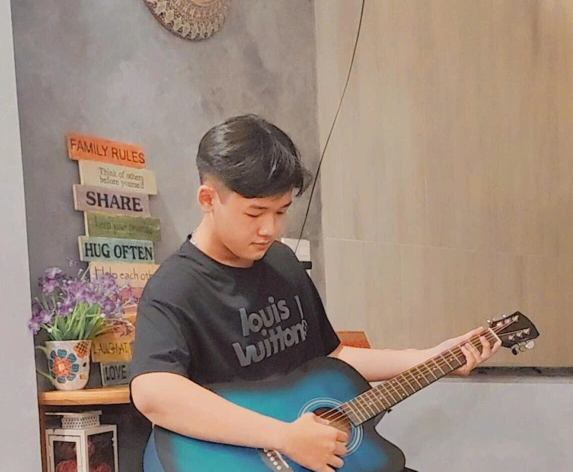
#> input picture images/avarta.jpg, 1145 x 943 px, found by its file name (shown at 1/2 size)
$ python crop_image.py
#> lines starting #> are read from the running program, lines starting #| are printed output that depends on the picture
from PIL import Image

img_path = r"c:\Users\KHAC THUONG\Downloads\Worklog-AWS\static\images\avarta.jpg"
img = Image.open(img_path)
#> img is the input picture: PIL image 1145x943 RGB; mean R, G, B 154, 135.6, 122.4

width, height = img.size
#> width = 1145; height = 943
print(f"Kích thước gốc: {width}x{height}")
#| Kích thước gốc: 1145x943

# Center crop - lấy phần giữa hình
size = min(width, height)
#> size = 943
left = (width - size) // 2
#> left = 101
top = (height - size) // 2
#> top = 0
right = left + size
#> right = 1044
bottom = top + size
#> bottom = 943

cropped = img.crop((left, top, right, bottom))
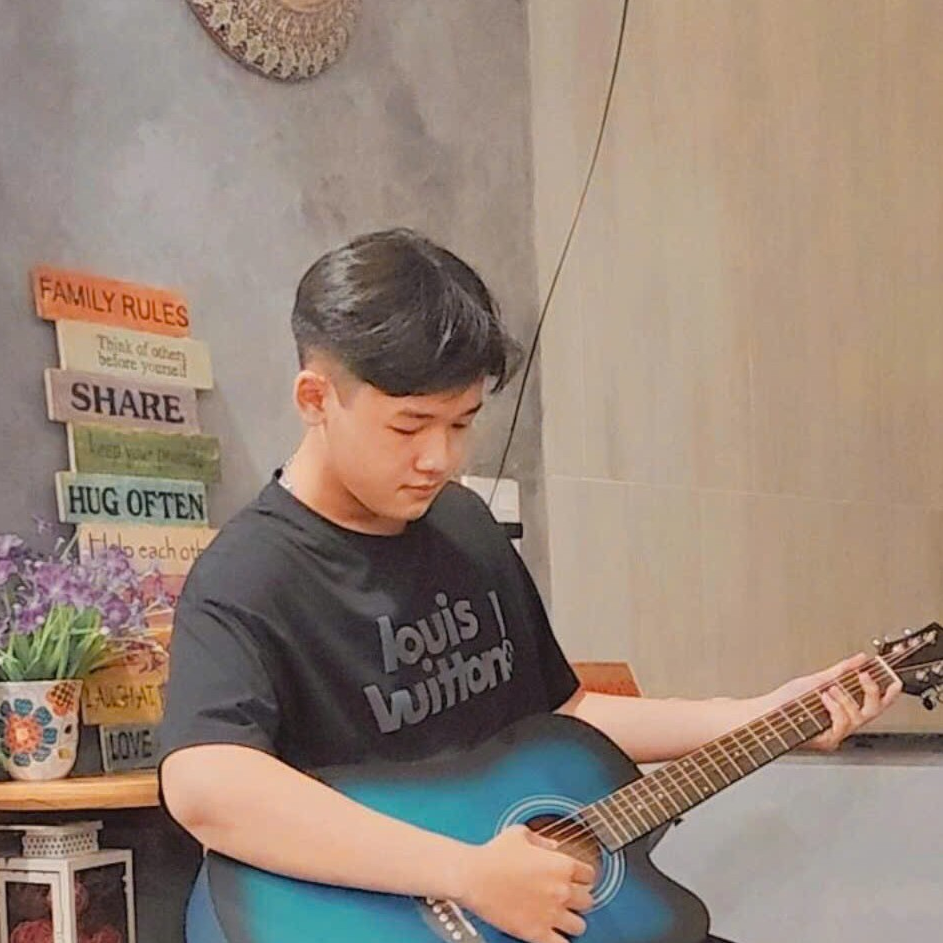
#> cropped: PIL image 943x943 RGB; mean R, G, B 151.6, 133.1, 119.7

# Resize thành 300x300
cropped_resized = cropped.resize((300, 300), Image.Resampling.LANCZOS)

# Save
cropped_resized.save(img_path, quality=85)
print("✓ Hình đã crop center và resize thành 300x300px")

$ run again, with images/event1-1.jpg copied over images/avarta.jpg
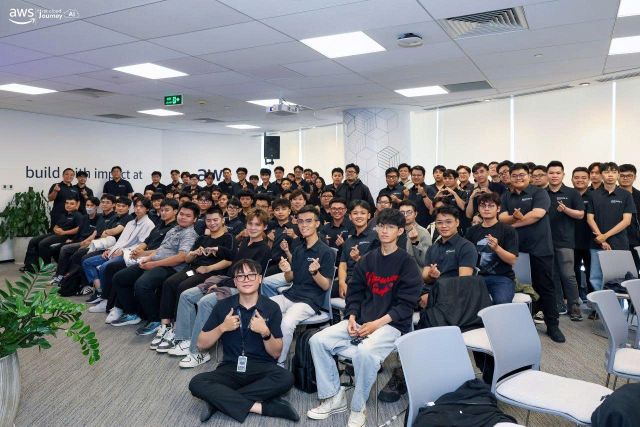
#> input picture images/event1-1.jpg, 1280 x 853 px, found by its file name (shown at 1/2 size)
#> img is the input picture: PIL image 1280x853 RGB; mean R, G, B 127.6, 128.5, 133.3
#| Kích thước gốc: 1280x853
#> `cropped = img.crop((left, top, right, bottom))`:
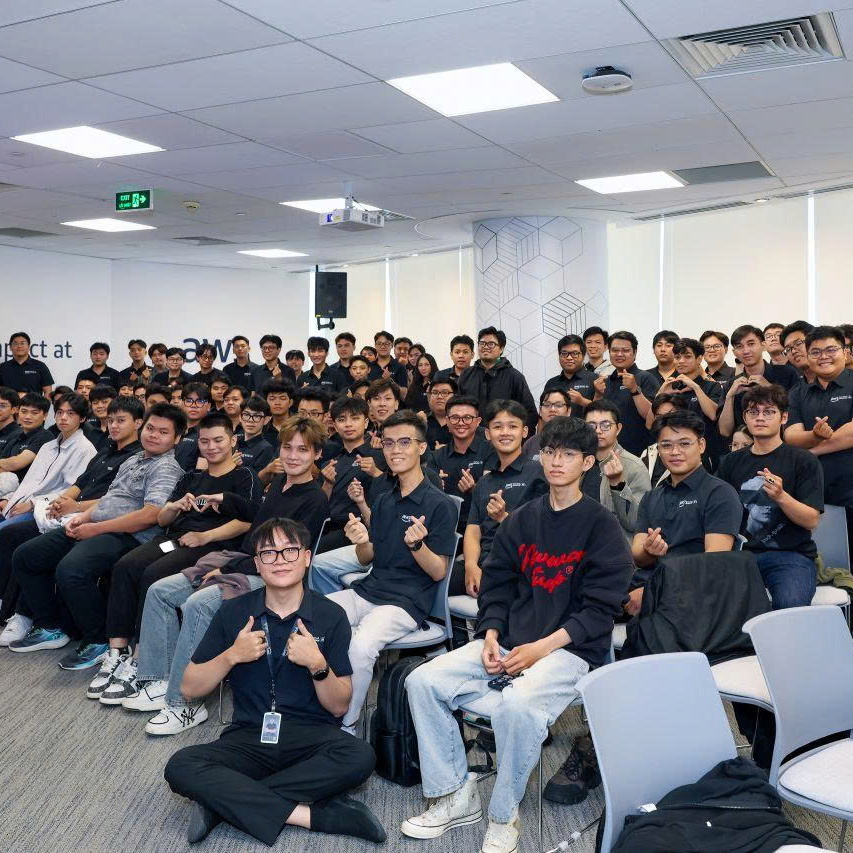
#> cropped: PIL image 853x853 RGB; mean R, G, B 126.4, 126.8, 133.5
#> `cropped_resized = cropped.resize((300, 300), Image.Resampling.LANCZOS)`:
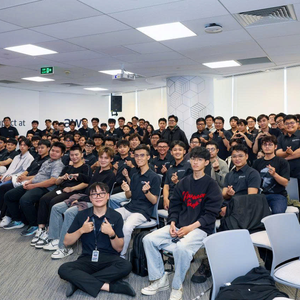
#> cropped_resized: PIL image 300x300 RGB; mean R, G, B 126.4, 126.8, 133.5
